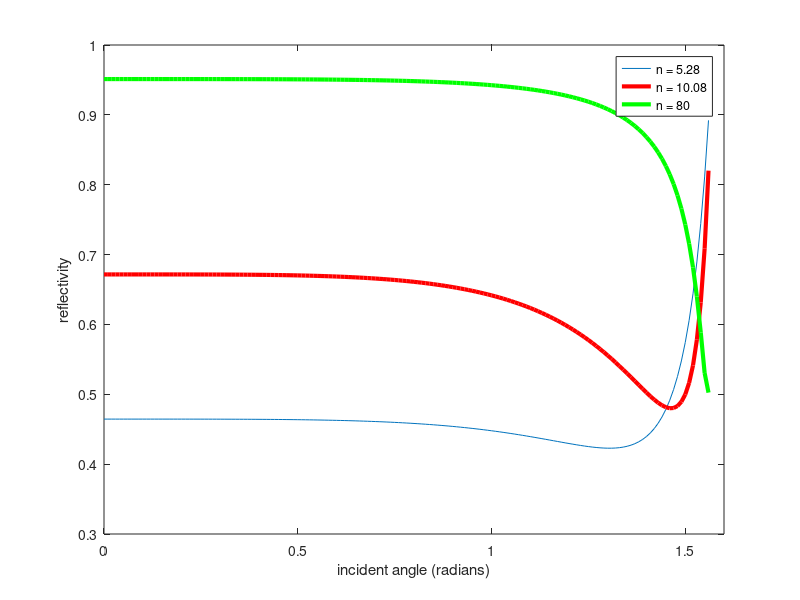

MATLAB code to generate this figure:
n1 = 5.28;
n2 = 10.08;
n3 = 80;
reflectance1 = zeros(157);
reflectance2 = zeros(157);
reflectance3 = zeros(157);
theta = zeros(157);
i = 1;
for x = 0:0.01:pi/2
    theta(i) = x;
    reflectance1(i) = (((n1^2*cos(x) - sqrt(n1^2 - sin(x)^2))/(n1^2*cos(x) + sqrt(n1^2 - sin(x)^2)))^2 + ((cos(x) - sqrt(n1^2 - sin(x)^2))/(cos(x) + sqrt(n1^2 - sin(x)^2)))^2)/2;
    i = i+1;
end

i = 1;
for x = 0:0.01:pi/2
    theta(i) = x;
    reflectance2(i) = (((n2^2*cos(x) - sqrt(n2^2 - sin(x)^2))/(n2^2*cos(x) + sqrt(n2^2 - sin(x)^2)))^2 + ((cos(x) - sqrt(n2^2 - sin(x)^2))/(cos(x) + sqrt(n2^2 - sin(x)^2)))^2)/2;
    i = i+1;
end

i = 1;
for x = 0:0.01:pi/2
    theta(i) = x;
    reflectance3(i) = (((n3^2*cos(x) - sqrt(n3^2 - sin(x)^2))/(n3^2*cos(x) + sqrt(n3^2 - sin(x)^2)))^2 + ((cos(x) - sqrt(n3^2 - sin(x)^2))/(cos(x) + sqrt(n3^2 - sin(x)^2)))^2)/2;
    i = i+1;
end

figure
plot(theta(:, 1), reflectance1(:, 1),theta(:, 1), reflectance2(:, 1), 'r', 'LineWidth',3)
hold on
plot(theta(:, 1), reflectance3(:, 1), 'g', 'LineWidth',3)
xlabel('incident angle (radians)')
ylabel('reflectivity')
axis([0 1.6 0.3 1])
legend('n = 5.28', 'n = 10.08', 'n = 80')
